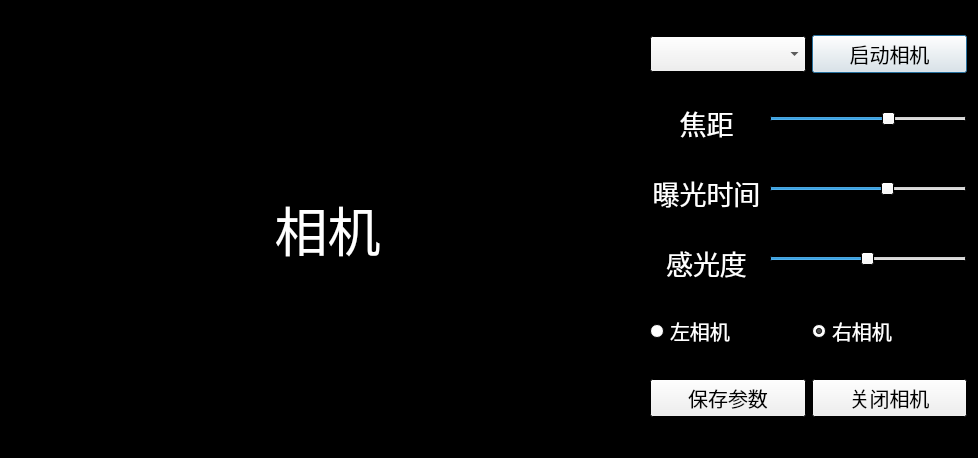
<?xml version="1.0" encoding="UTF-8"?>
<ui version="4.0">
 <class>DialogSettings</class>
 <widget class="QDialog" name="DialogSettings">
  <property name="geometry">
   <rect>
    <x>0</x>
    <y>0</y>
    <width>978</width>
    <height>458</height>
   </rect>
  </property>
  <property name="palette">
   <palette>
    <active>
     <colorrole role="WindowText">
      <brush brushstyle="SolidPattern">
       <color alpha="255">
        <red>255</red>
        <green>255</green>
        <blue>255</blue>
       </color>
      </brush>
     </colorrole>
     <colorrole role="Base">
      <brush brushstyle="SolidPattern">
       <color alpha="255">
        <red>255</red>
        <green>255</green>
        <blue>255</blue>
       </color>
      </brush>
     </colorrole>
     <colorrole role="Window">
      <brush brushstyle="SolidPattern">
       <color alpha="255">
        <red>0</red>
        <green>0</green>
        <blue>0</blue>
       </color>
      </brush>
     </colorrole>
    </active>
    <inactive>
     <colorrole role="WindowText">
      <brush brushstyle="SolidPattern">
       <color alpha="255">
        <red>255</red>
        <green>255</green>
        <blue>255</blue>
       </color>
      </brush>
     </colorrole>
     <colorrole role="Base">
      <brush brushstyle="SolidPattern">
       <color alpha="255">
        <red>255</red>
        <green>255</green>
        <blue>255</blue>
       </color>
      </brush>
     </colorrole>
     <colorrole role="Window">
      <brush brushstyle="SolidPattern">
       <color alpha="255">
        <red>0</red>
        <green>0</green>
        <blue>0</blue>
       </color>
      </brush>
     </colorrole>
    </inactive>
    <disabled>
     <colorrole role="WindowText">
      <brush brushstyle="SolidPattern">
       <color alpha="255">
        <red>120</red>
        <green>120</green>
        <blue>120</blue>
       </color>
      </brush>
     </colorrole>
     <colorrole role="Base">
      <brush brushstyle="SolidPattern">
       <color alpha="255">
        <red>0</red>
        <green>0</green>
        <blue>0</blue>
       </color>
      </brush>
     </colorrole>
     <colorrole role="Window">
      <brush brushstyle="SolidPattern">
       <color alpha="255">
        <red>0</red>
        <green>0</green>
        <blue>0</blue>
       </color>
      </brush>
     </colorrole>
    </disabled>
   </palette>
  </property>
  <property name="font">
   <font>
    <family>微軟正黑體</family>
    <pointsize>40</pointsize>
   </font>
  </property>
  <property name="windowTitle">
   <string>设置相机参数</string>
  </property>
  <layout class="QHBoxLayout" name="horizontalLayout_7" stretch="2,1">
   <item>
    <widget class="QLabel" name="CameraImage">
     <property name="text">
      <string>相机</string>
     </property>
     <property name="alignment">
      <set>Qt::AlignCenter</set>
     </property>
    </widget>
   </item>
   <item>
    <layout class="QVBoxLayout" name="verticalLayout">
     <item>
      <layout class="QHBoxLayout" name="horizontalLayout">
       <item>
        <widget class="QComboBox" name="CameraList">
         <property name="font">
          <font>
           <pointsize>15</pointsize>
          </font>
         </property>
        </widget>
       </item>
       <item>
        <widget class="QPushButton" name="rebootCamera">
         <property name="font">
          <font>
           <pointsize>15</pointsize>
          </font>
         </property>
         <property name="text">
          <string>启动相机</string>
         </property>
        </widget>
       </item>
      </layout>
     </item>
     <item>
      <layout class="QHBoxLayout" name="horizontalLayout_2">
       <item>
        <widget class="QLabel" name="lensPos_label">
         <property name="font">
          <font>
           <pointsize>20</pointsize>
          </font>
         </property>
         <property name="text">
          <string>焦距</string>
         </property>
         <property name="alignment">
          <set>Qt::AlignCenter</set>
         </property>
        </widget>
       </item>
       <item>
        <widget class="QSlider" name="lensPos_value">
         <property name="maximumSize">
          <size>
           <width>198</width>
           <height>16777215</height>
          </size>
         </property>
         <property name="contextMenuPolicy">
          <enum>Qt::DefaultContextMenu</enum>
         </property>
         <property name="minimum">
          <number>1</number>
         </property>
         <property name="maximum">
          <number>255</number>
         </property>
         <property name="value">
          <number>156</number>
         </property>
         <property name="orientation">
          <enum>Qt::Horizontal</enum>
         </property>
         <property name="invertedAppearance">
          <bool>false</bool>
         </property>
         <property name="invertedControls">
          <bool>false</bool>
         </property>
         <property name="tickPosition">
          <enum>QSlider::TicksBelow</enum>
         </property>
         <property name="tickInterval">
          <number>10</number>
         </property>
        </widget>
       </item>
      </layout>
     </item>
     <item>
      <layout class="QHBoxLayout" name="horizontalLayout_3">
       <item>
        <widget class="QLabel" name="exp_time_label">
         <property name="font">
          <font>
           <pointsize>20</pointsize>
          </font>
         </property>
         <property name="text">
          <string>曝光时间</string>
         </property>
         <property name="alignment">
          <set>Qt::AlignCenter</set>
         </property>
        </widget>
       </item>
       <item>
        <widget class="QSlider" name="exp_time_value">
         <property name="maximumSize">
          <size>
           <width>198</width>
           <height>16777215</height>
          </size>
         </property>
         <property name="minimum">
          <number>1</number>
         </property>
         <property name="maximum">
          <number>33000</number>
         </property>
         <property name="value">
          <number>20000</number>
         </property>
         <property name="orientation">
          <enum>Qt::Horizontal</enum>
         </property>
         <property name="tickPosition">
          <enum>QSlider::TicksBelow</enum>
         </property>
         <property name="tickInterval">
          <number>1000</number>
         </property>
        </widget>
       </item>
      </layout>
     </item>
     <item>
      <layout class="QHBoxLayout" name="horizontalLayout_4">
       <item>
        <widget class="QLabel" name="sens_ios_label">
         <property name="font">
          <font>
           <pointsize>20</pointsize>
          </font>
         </property>
         <property name="text">
          <string>感光度</string>
         </property>
         <property name="alignment">
          <set>Qt::AlignCenter</set>
         </property>
        </widget>
       </item>
       <item>
        <widget class="QSlider" name="sens_ios_value">
         <property name="maximumSize">
          <size>
           <width>198</width>
           <height>16777215</height>
          </size>
         </property>
         <property name="minimum">
          <number>1</number>
         </property>
         <property name="maximum">
          <number>1600</number>
         </property>
         <property name="value">
          <number>800</number>
         </property>
         <property name="orientation">
          <enum>Qt::Horizontal</enum>
         </property>
         <property name="tickPosition">
          <enum>QSlider::TicksBelow</enum>
         </property>
         <property name="tickInterval">
          <number>80</number>
         </property>
        </widget>
       </item>
      </layout>
     </item>
     <item>
      <layout class="QHBoxLayout" name="horizontalLayout_5">
       <item>
        <widget class="QRadioButton" name="leftCameraButton">
         <property name="enabled">
          <bool>true</bool>
         </property>
         <property name="font">
          <font>
           <pointsize>15</pointsize>
          </font>
         </property>
         <property name="text">
          <string>左相机</string>
         </property>
         <property name="checked">
          <bool>false</bool>
         </property>
        </widget>
       </item>
       <item>
        <widget class="QRadioButton" name="rightCameraButton">
         <property name="font">
          <font>
           <pointsize>15</pointsize>
          </font>
         </property>
         <property name="text">
          <string>右相机</string>
         </property>
         <property name="checked">
          <bool>true</bool>
         </property>
        </widget>
       </item>
      </layout>
     </item>
     <item>
      <layout class="QHBoxLayout" name="horizontalLayout_6">
       <item>
        <widget class="QPushButton" name="SaveButton">
         <property name="font">
          <font>
           <pointsize>15</pointsize>
          </font>
         </property>
         <property name="text">
          <string>保存参数</string>
         </property>
        </widget>
       </item>
       <item>
        <widget class="QPushButton" name="ShutDownButton">
         <property name="font">
          <font>
           <pointsize>15</pointsize>
          </font>
         </property>
         <property name="text">
          <string>关闭相机</string>
         </property>
        </widget>
       </item>
      </layout>
     </item>
    </layout>
   </item>
  </layout>
 </widget>
 <resources/>
 <connections/>
</ui>
